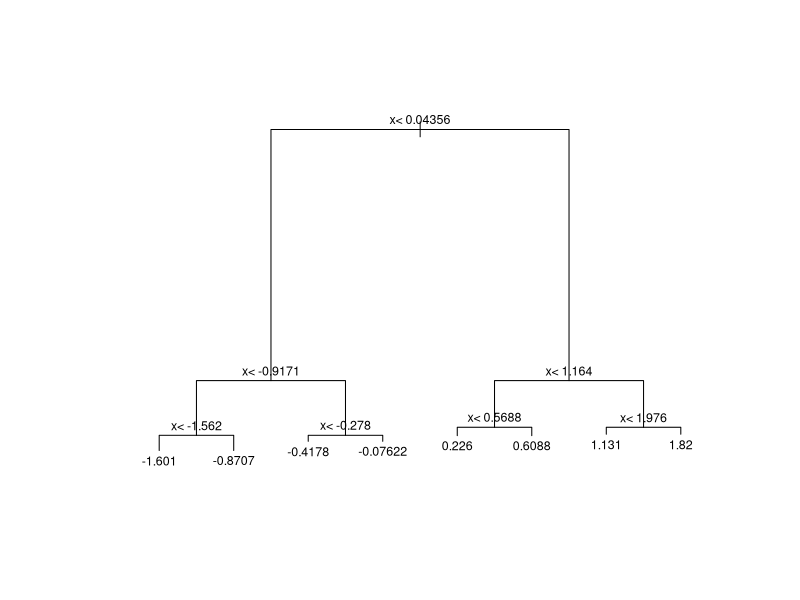
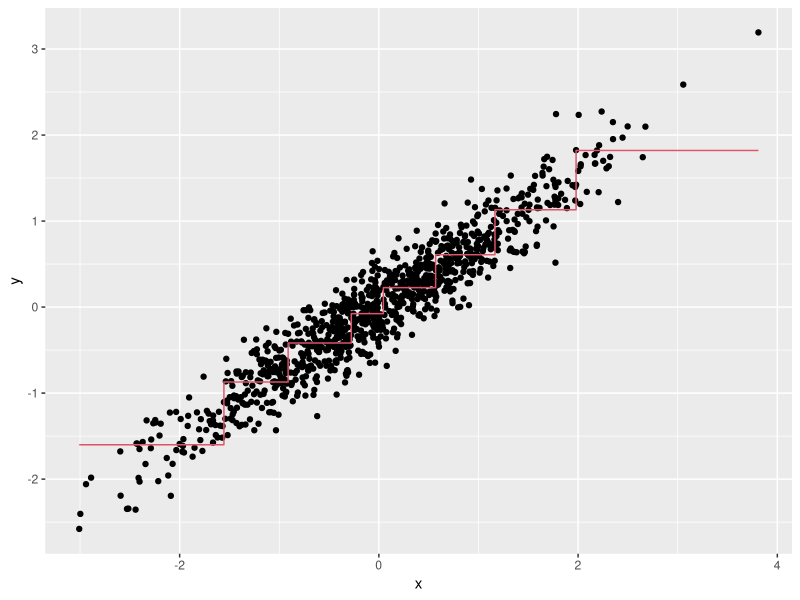
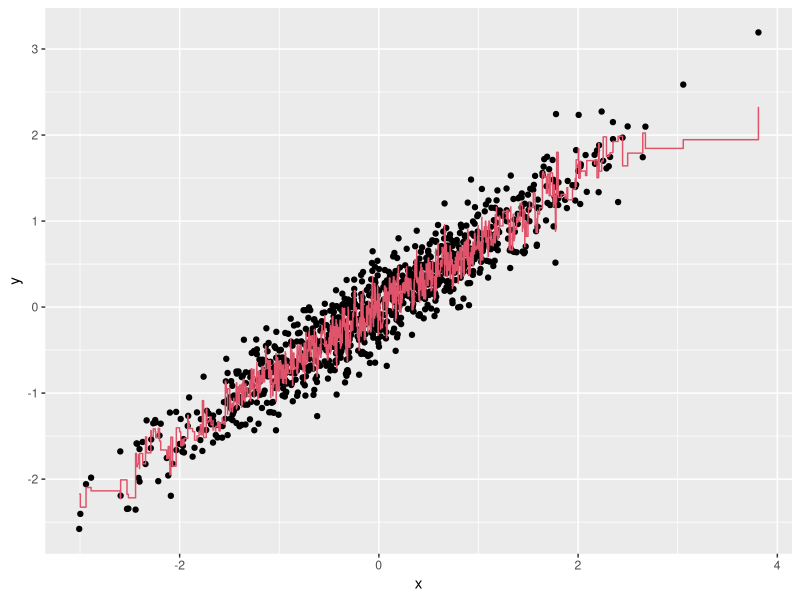
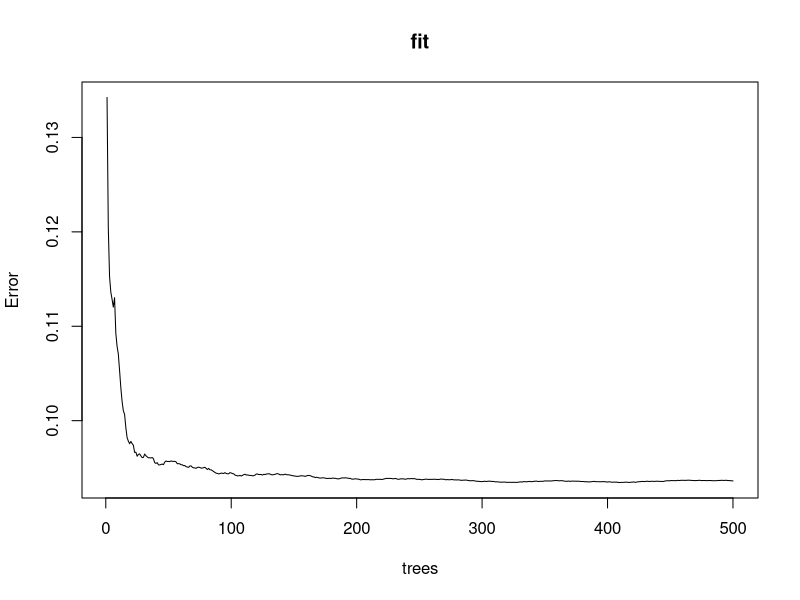
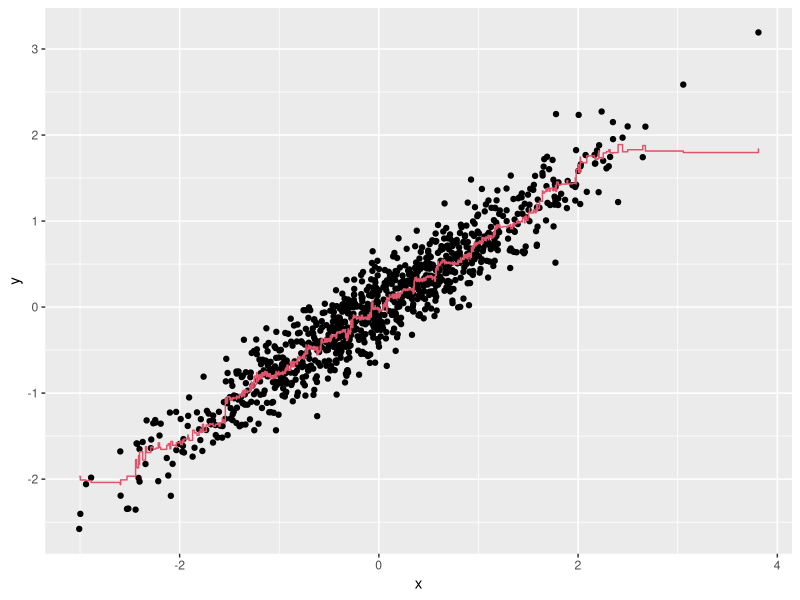

These figures' R source, in order:
library(rpart)

#######################################################################
# Start of Answer, for Q-1
# Create a simple dataset where the outcome grows 0.75 units on average 
# for every increase in a predictor.
# fit a regression tree and saves the result to fit
#######################################################################

n <- 1000
sigma <- 0.25
set.seed(1)
x <- rnorm(n, 0, 1)
y <- 0.75 * x + rnorm(n, 0, sigma)
dat <- data.frame(x = x, y = y)

fit <- rpart(y ~ ., data = dat)

#######################################################################
# Start of Answer, for Q-2
# Create a plot
#######################################################################

plot(fit, margin = 0.1)
text(fit, cex = 0.75)

#######################################################################
# Start of Answer, for Q-3
# Make a scatter plot of y versus x along with the predicted values based on the fit
#######################################################################

library(tidyverse)

dat %>% 
  mutate(y_hat = predict(fit)) %>% 
  ggplot() +
  geom_point(aes(x, y)) +
  geom_step(aes(x, y_hat), col=2)


#######################################################################
# Start of Answer, for Q-4
# Now run Random Forests instead of a regression tree
# and remake the scatterplot with the prediction line.
#######################################################################

library(randomForest)

fit <- randomForest(y ~ x, data = dat) 

dat %>% 
  mutate(y_hat = predict(fit)) %>% 
  ggplot() +
  geom_point(aes(x, y)) +
  geom_step(aes(x, y_hat), col=2)

#######################################################################
# Start of Answer, for Q-5
# Draw plot 
#######################################################################

plot(fit)


#######################################################################
# Start of Answer, for Q-6
# Re-run the Random Forest but this time with a node size of 50 and a maximum of 25 nodes. 
# Remake the plot.
#######################################################################


fit <- randomForest(y ~ x, data = dat, nodesize = 50, maxnodes = 25) 

dat %>% 
  mutate(y_hat = predict(fit)) %>% 
  ggplot() +
  geom_point(aes(x, y)) +
  geom_step(aes(x, y_hat), col = 2)




